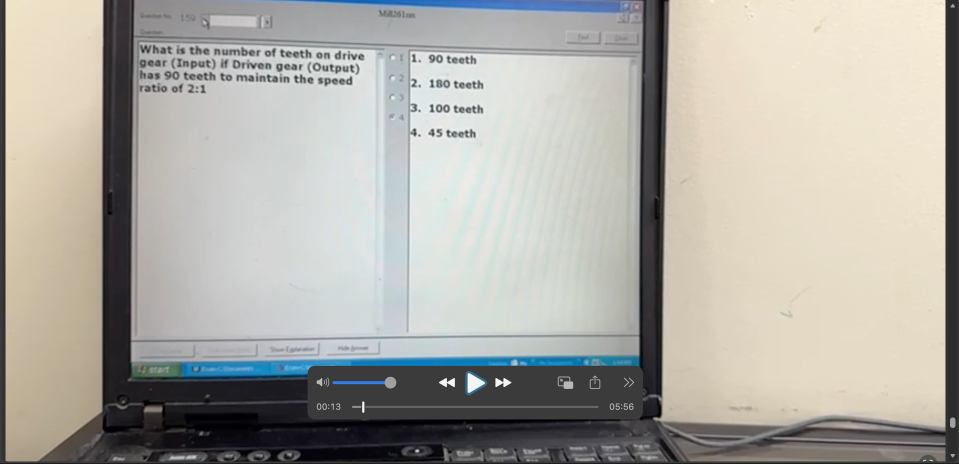
#> input picture test_image.png, 1918 x 927 px, found by its file name (shown at 1/2 size)
$ python ocr_pipeline.py
#> lines starting #> are read from the running program, lines starting #| are printed output that depends on the picture
import sys
import os
import pytesseract
from PIL import Image, ImageOps, ImageFilter
import platform
import json
import re
import time
import random
# from google import genai  <-- REMOVED
# from google.genai import types <-- REMOVED

# ------------------ GEMINI/VERTEX CONFIG ------------------
# Note: Replaced with Vertex AI above.
# Security: Key fetched from Environment Variable
# GENAI_API_KEY = ... (Removed in favor of Vertex AI)

# Global throttle tracker
LAST_CALL = 0

# [6 lines left out: function throttle_api, not called in this run]

# ------------------ TESSERACT PATH ------------------
if platform.system() == "Windows":
    for p in [
        r"C:\Program Files\Tesseract-OCR\tesseract.exe",
        r"C:\Program Files (x86)\Tesseract-OCR\tesseract.exe",
        os.path.expanduser(r"~\AppData\Local\Tesseract-OCR\tesseract.exe")
    ]:
        if os.path.exists(p):
            pytesseract.pytesseract.tesseract_cmd = p
            break

# ------------------ IMAGE PREPROCESS ------------------
def preprocess(img):
    img = ImageOps.grayscale(img)
    w, h = img.size
    img = img.resize((w*2, h*2), Image.Resampling.LANCZOS)
    img = img.filter(ImageFilter.UnsharpMask(radius=1.5, percent=180, threshold=3))
    return img

def ocr(img, psm):
    img = preprocess(img)
    config = f"--oem 3 --dpi 300 -l eng --psm {psm} -c preserve_interword_spaces=1"
    return pytesseract.image_to_string(img, config=config)

# ------------------ DETERMINISTIC CLEAN ------------------
# [62 lines left out: functions clean_text_deterministic, clean_question_text, parse_options_safely, enforce_four_options, not called in this run]

# ------------------ LLM BATCH CLEANUP ------------------
# ------------------ GEMINI CONFIG ------------------
from google import genai
from google.genai import types

# Security: Key fetched from Environment Variable
GENAI_API_KEY = os.getenv("GEMINI_API_KEY", "AIzaSyD4AEX1L-rEJqXg9Nw6VM1U32GQyo1UP5A")

if not GENAI_API_KEY:
    # Fallback/Error for testing purposes if not set
    print("WARNING: GEMINI_API_KEY not found. Please set 'GEMINI_API_KEY'.")
    # sys.exit(1) # Allow fallback to pure OCR

try:
    client = genai.Client(api_key=GENAI_API_KEY)
except Exception as e:
    print(f"GenAI Init Error: {e}")
    client = None

# ------------------ LLM BATCH CLEANUP ------------------
# [60 lines left out: function llm_fix_batch, not called in this run]

# ------------------ MAIN ------------------
def main(img_path, out_file):
#> called with img_path = 'test_image.png', out_file = 'final_output.json'
    print(f"Processing: {img_path}")
    img = Image.open(img_path).convert("RGB")

    # 1. CROPS
    # 1. CROPS (Dynamic based on 1920x1080 reference)
    w, h = img.size
#> w = 1918; h = 927

    # Question: Top-Left roughly 50% width, 40% height
    q_box = (
        int(w * 0.02),  # x1 (2%)
        int(h * 0.05),  # y1 (5%)
        int(w * 0.55),  # x2 (55%)
        int(h * 0.40)   # y2 (40%)
    )
#> q_box = (38, 46, 1054, 370)

    # Options: Right side, overlapping slightly vertically
    o_box = (
        int(w * 0.30),  # x1 (30%) - Adjusted left to catch "1."
        int(h * 0.12),  # y1 (12%) - Raised top to catch First Option
        int(w * 0.98),  # x2 (98%)
        int(h * 0.85)   # y2 (85%)
    )
#> o_box = (575, 111, 1879, 787)

    # 2. OCR
    print("Running OCR...")
    q_raw = ocr(img.crop(q_box), psm=4)
#> in preprocess, `img = ImageOps.grayscale(img)`:
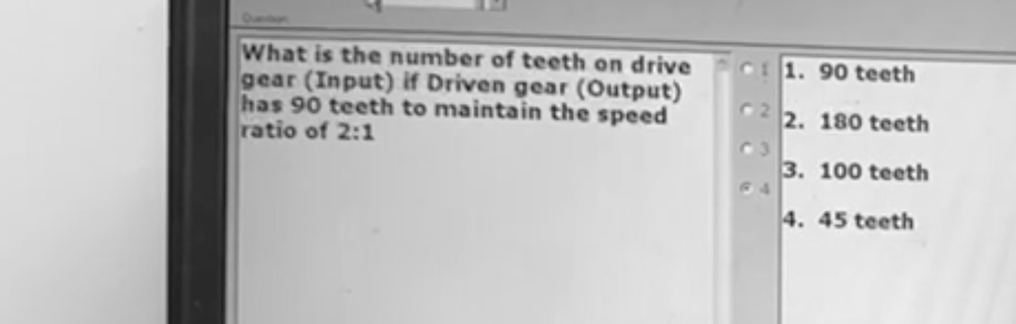
#> img: PIL image 1016x324 L; min 22, max 249, mean 189.9
    o_raw = ocr(img.crop(o_box), psm=11)

    # 3. DETERMINISTIC CLEAN
    q_clean = clean_question_text(q_raw)
    o_clean = clean_text_deterministic(o_raw)

    # 4. STRUCTURE
    print("Parsing structure...")
    raw_options = parse_options_safely(o_clean)
    parsed_options = enforce_four_options(raw_options)

    # 5. LLM BATCH CLEANUP
    print("Running Gemini LLM cleanup (BATCHED)...")

    batched = llm_fix_batch(
        q_clean,
        [o["text"] for o in parsed_options]
    )

    final_q_text = batched.get("question", q_clean)
    cleaned_opts = batched.get("options", [])

    # Assign back to structure
    for i, opt in enumerate(parsed_options):
        # Safety check if LLM returned fewer options
        if i < len(cleaned_opts):
            opt["text"] = cleaned_opts[i]

    # 6. BUILD JSON
    confidence = "high"
    if any(opt["text"] == "?" for opt in parsed_options):
        confidence = "medium"

    json_output = {
        "exam": "Canada Millwright",
        "question_number": 1,
        "question": final_q_text,
        "options": parsed_options,
        "source": "ocr_gemini_batched_v3",
        "confidence": confidence
    }

    with open(out_file, "w", encoding="utf-8") as f:
        json.dump(json_output, f, indent=2)

    print(f"Saved → {out_file}")
    print(json.dumps(json_output, indent=2))

if __name__ == "__main__":
    if len(sys.argv) < 3:
        if os.path.exists("test_image.png"):
#> (the run stopped early here; a loop or call above may not have finished)

$ run again, with debug_crop_o.png copied over test_image.png
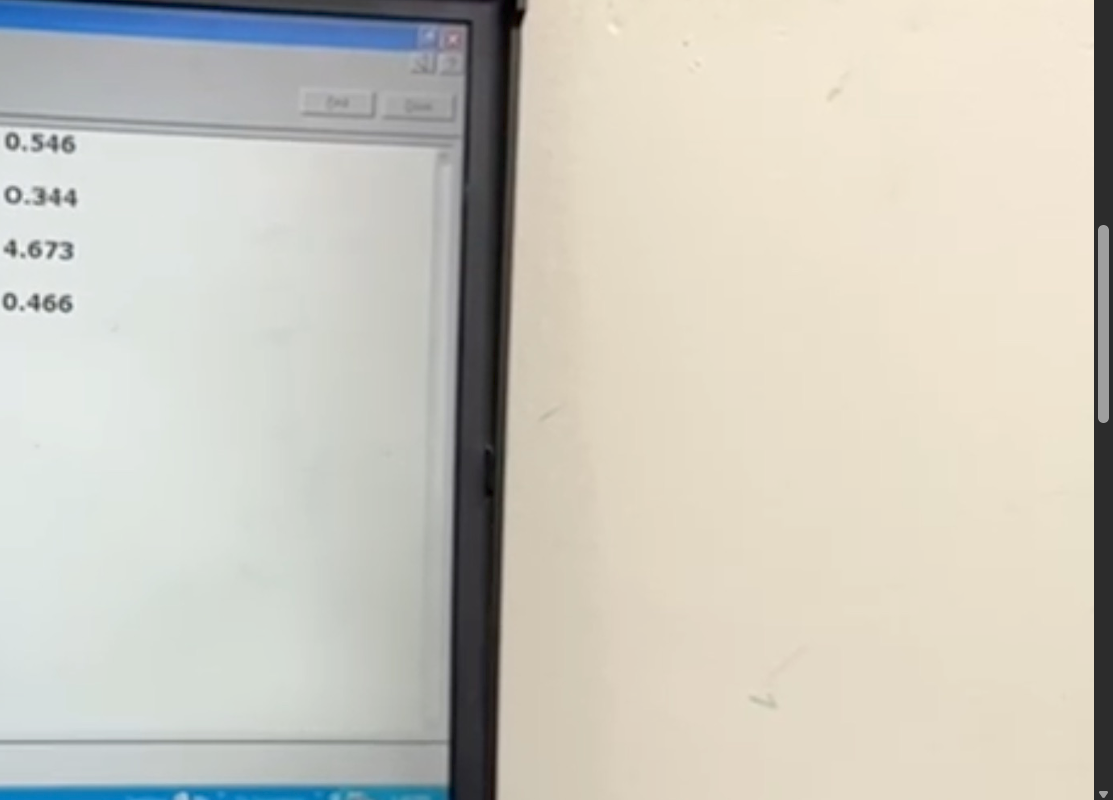
#> input picture debug_crop_o.png, 1113 x 800 px, found by its file name
#> in main, img is the input picture: PIL image 1113x800 RGB; mean R, G, B 203.4, 200.9, 190.9
#> in preprocess, `img = ImageOps.grayscale(img)`:
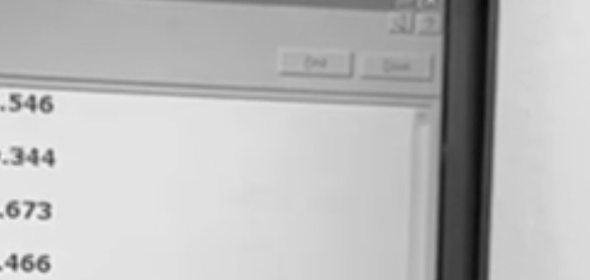
#> img: PIL image 590x280 L; min 7, max 249, mean 186.8

$ run again, with debug_crop_q.png copied over test_image.png
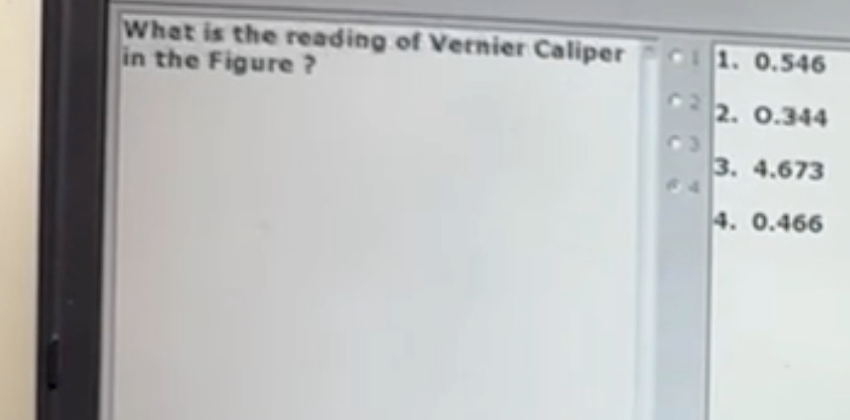
#> input picture debug_crop_q.png, 850 x 420 px, found by its file name
#> in main, img is the input picture: PIL image 850x420 RGB; mean R, G, B 188.6, 190.2, 189.6
#> in preprocess, `img = ImageOps.grayscale(img)`:
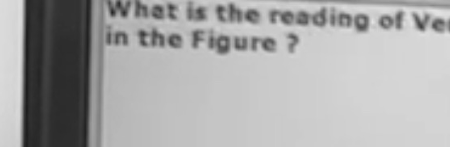
#> img: PIL image 450x147 L; min 29, max 228, mean 168.5

$ run again, with debug_o.png copied over test_image.png
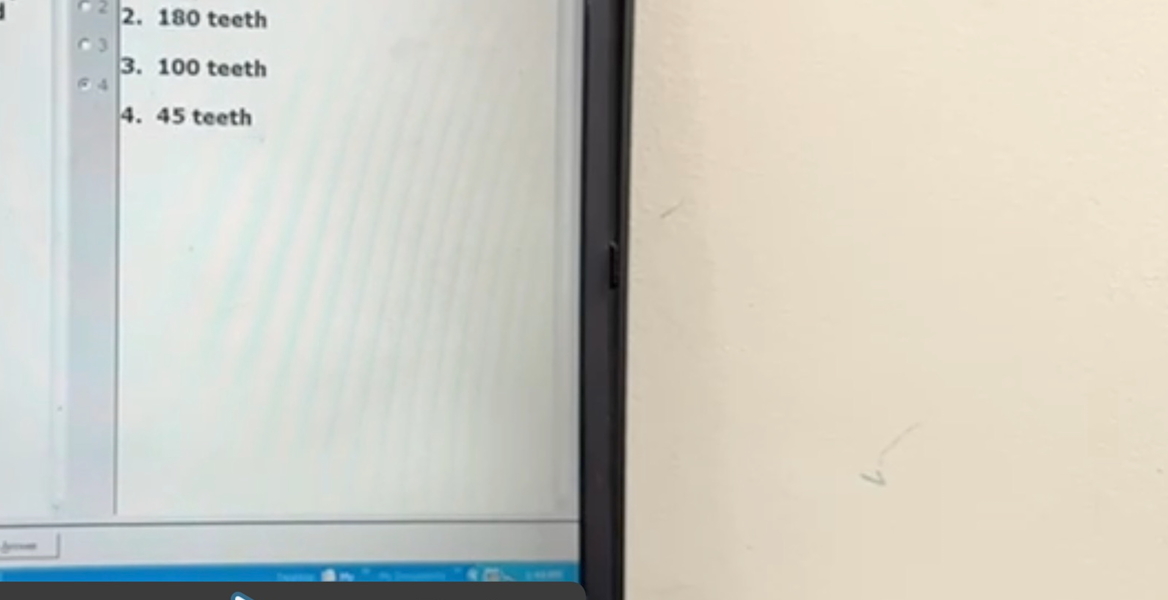
#> input picture debug_o.png, 1168 x 600 px, found by its file name
#> in main, img is the input picture: PIL image 1168x600 RGB; mean R, G, B 205.4, 204.1, 194.4
#> in preprocess, `img = ImageOps.grayscale(img)`:
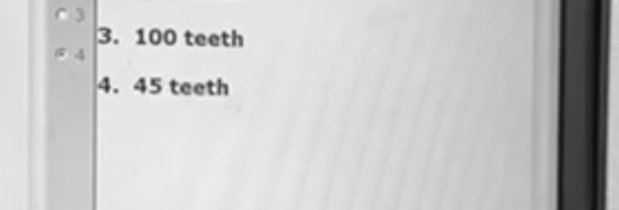
#> img: PIL image 619x210 L; min 9, max 247, mean 199.2
